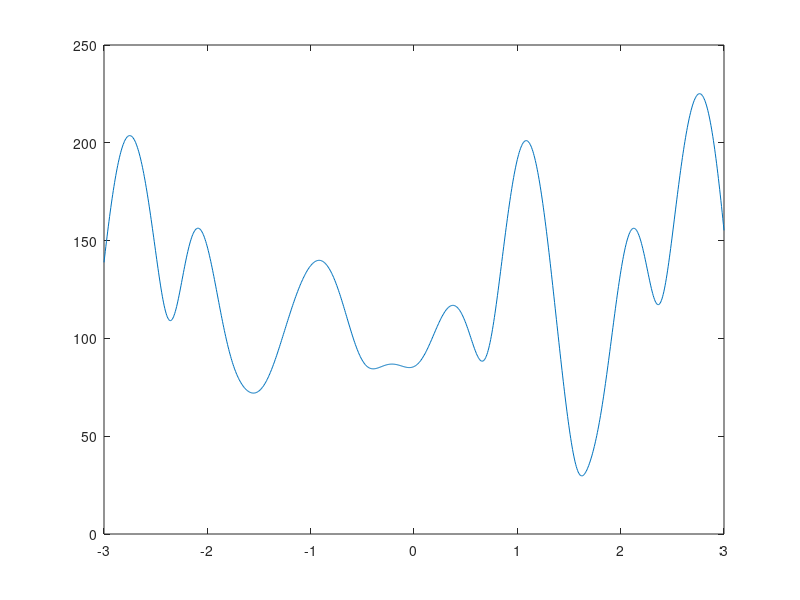
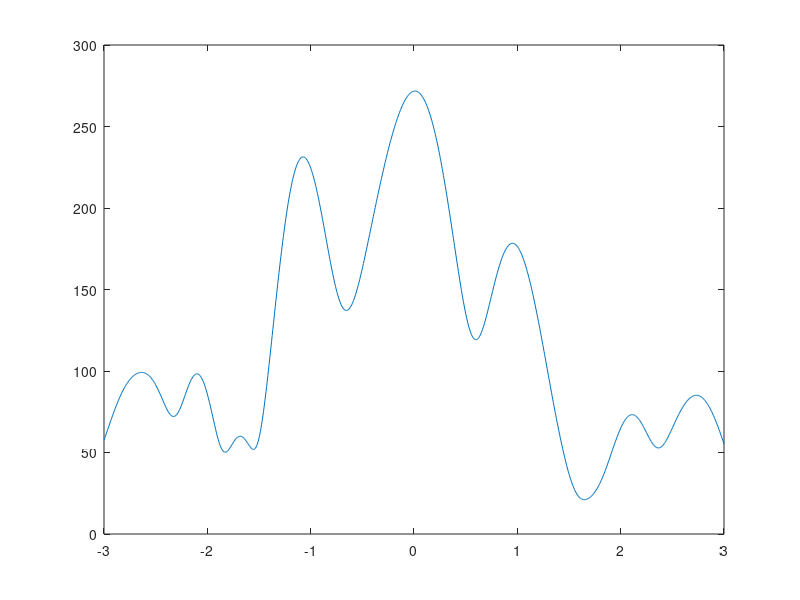
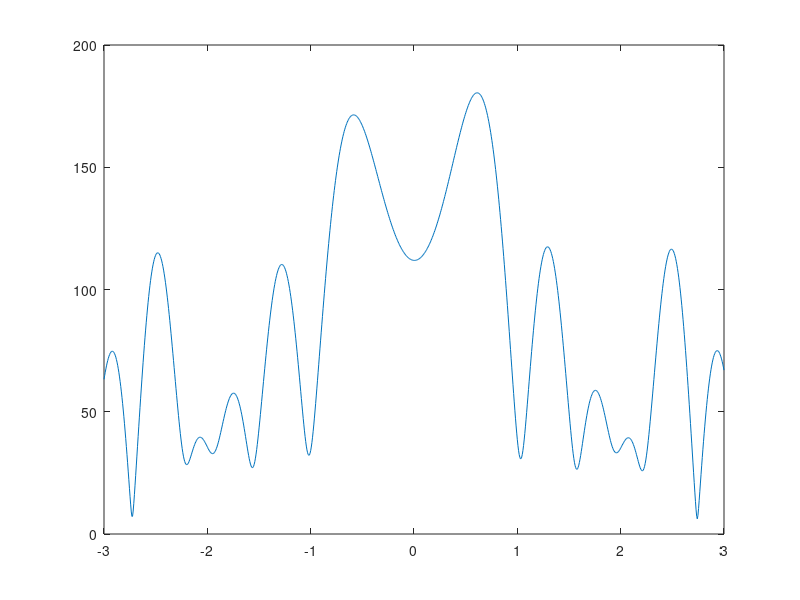

Recreate these plots in MATLAB, in order.
close all; clear; clc;
Data 	= 	load('Data1.dat');

figure()
plot(Data(:,1),Data(:,2))

figure()
plot(Data(:,1),Data(:,3))

figure()
plot(Data(:,1),Data(:,4))
